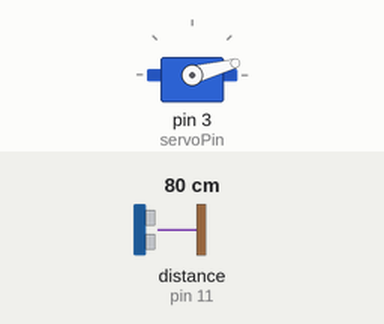
Recording of a sketch running on a simulated Arduino Uno, built with avr-gcc and run on an emulated ATmega328P. Parts: servo. Wiring (inferred from the names in the program): ultrasonic range finder: trigger pin 10; echo pin 11. The test bench sets the inputs (shaded band); at power-on: distance to the obstacle (sensor on pin 11) 80 cm. The echo pulse lasts 58.3 µs per cm; what the sketch prints to the serial monitor is not drawn.

Above: at 0.01 s.
1.3 s: distance to the obstacle (sensor on pin 11) set to 2 cm
At 1.8 s:
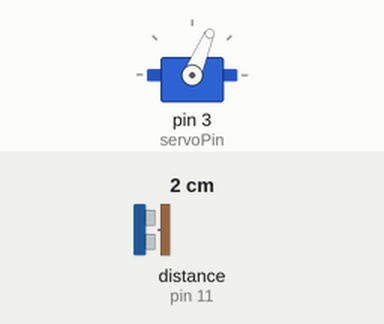
4.3 s: distance to the obstacle (sensor on pin 11) set to 299 cm
At 5.17 s:
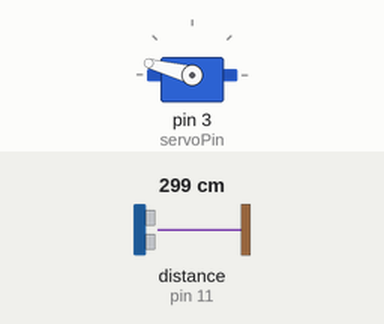
7.3 s: distance to the obstacle (sensor on pin 11) set to 4 cm
At 7.8 s:
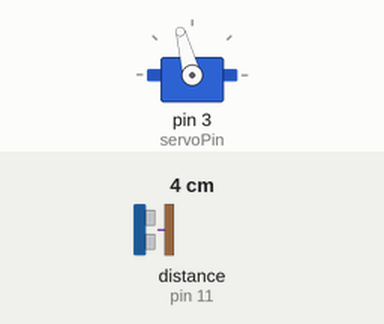
10.3 s: distance to the obstacle (sensor on pin 11) set to 35 cm
Timing chart, 0 to 14.3 s (numbered marks = the images above; inputs shaded):
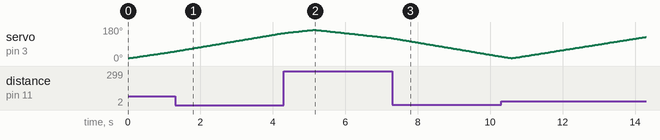

The sketch:

main.ino
```cpp
#include <Servo.h>

const int servoPin = 3;

// === Defines Tirg and Echo pins of the Ultrasonic Sensor ===
const int trigPin = 10;
const int echoPin = 11;

// === Variables for the duration and the distance ===
long duration;
int distance;

Servo radarServo; // Creates a servo object for controlling the servo motor

void setup() {

    Serial.begin(9600);

    pinMode(trigPin, OUTPUT);
    pinMode(echoPin, INPUT);
    radarServo.attach(servoPin);
}

void loop() {

  // Rotates the servo motor from 15 to 165 degrees
  for(int i=15; i<=165; i++){
  radarServo.write(i);
  delay(30);
  distance = calculateDistance();// Calls a function for calculating the distance measured by the Ultrasonic sensor for each degree

  Serial.print(i);
  Serial.print(",");
  Serial.print(distance);
  Serial.print(".");
  }

  // Repeats the previous lines from 165 to 15 degrees
  for(int i=165; i>15; i--){
  radarServo.write(i);
  delay(30);
  distance = calculateDistance();

  Serial.print(i);
  Serial.print(",");
  Serial.print(distance);
  Serial.print(".");
  }
}

// Function for calculating the distance measured by the Ultrasonic sensor
int calculateDistance(){

  digitalWrite(trigPin, LOW);
  delayMicroseconds(2);
  digitalWrite(trigPin, HIGH);
  delayMicroseconds(10);
  digitalWrite(trigPin, LOW);

  duration = pulseIn(echoPin, HIGH); // Reads the echoPin, returns the sound wave travel time in microseconds
  distance= (duration * 0.034)/2;

  return distance;
}
```
